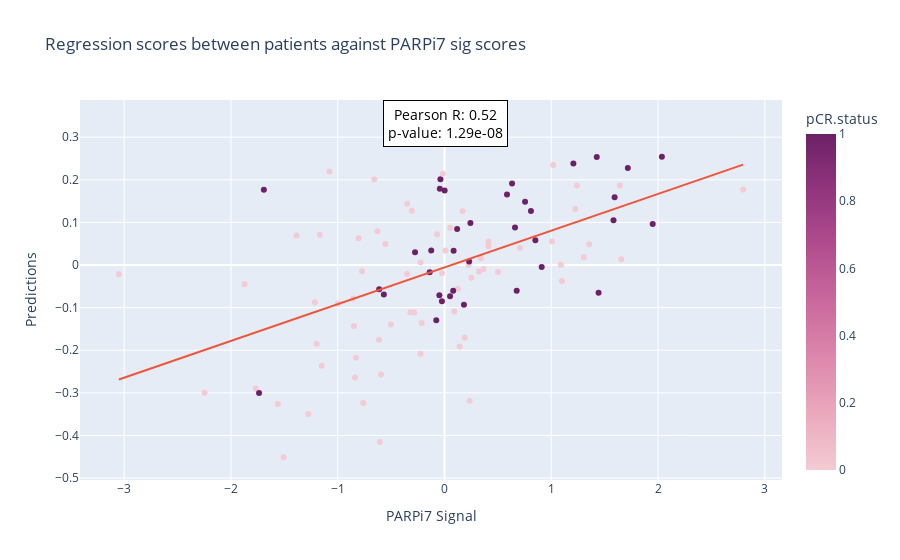

This figure's notebook cell:
### Code cell
# Scale the data
scaler = StandardScaler()
scaled_data = scaler.fit_transform(validation_subset)

# Step 5: Make predictions using the trained model
predictions = model.predict(scaled_data)
print(predictions)

# -------------------------
# 3. Load and Preprocess Response Data
# -------------------------
ispy2_response = pd.read_csv(
    '../data/validation/GSE173839_ISPY2_DurvalumabOlaparibArm_biomarkers.csv'
)
# Adjust pCR.status (-1 indicates control arm)
ispy2_response.loc[ispy2_response["pCR.status"] == -1, "pCR.status"] = 0

ispy2_response.sort_values(by='ResearchID', inplace=True)
ispy2_response["ResearchID"] = ispy2_response["ResearchID"].astype(str).str.strip()

# Subset expression data to match the ResearchID order in the response data
ispy2_expr = ispy2_expr[ispy2_response["ResearchID"]]
ispy2_response.set_index('ResearchID', inplace=True)

# -------------------------
# 4. Merge Expression and Response Data
# -------------------------
# Find common indices between the expression and response datasets
common_indices = ispy2_expr_transposed.index.intersection(ispy2_response.index)

# Filter both DataFrames to include only the common indices (maintaining order)
filtered_ispy_probe = ispy2_expr_transposed.loc[common_indices]
filtered_ispy_response = ispy2_response.loc[common_indices]

# Append model predictions to the response DataFrame
filtered_ispy_response['predictions'] = predictions

# -------------------------
# 5. Visualization: Box Plot of Predictions by pCR.status
# -------------------------
px.box(
    filtered_ispy_response,
    y='predictions',
    x='pCR.status',
    points="all",
    title="Distribution of regression scores between patients' complete pathological response"
)

# -------------------------
# 6. Statistical Testing: Welch's t-test & Mann-Whitney U Test
# -------------------------
group_0 = filtered_ispy_response.loc[filtered_ispy_response['pCR.status'] == 0, 'predictions']
group_1 = filtered_ispy_response.loc[filtered_ispy_response['pCR.status'] == 1, 'predictions']

t_stat, p_value_t = ttest_ind(group_0, group_1, equal_var=False)
print(f"Welch's t-test: t = {t_stat:.4f}, p = {p_value_t:.4f}")

u_stat, p_value_u = mannwhitneyu(group_0, group_1, alternative='two-sided')
print(f"Mann-Whitney U test: U = {u_stat:.4f}, p = {p_value_u:.4f}")

# -------------------------
# 7. Visualization: Scatter Plot with Pearson Correlation
# -------------------------
# Data for plotting
x = filtered_ispy_response['PARPi7_sig.']
y = filtered_ispy_response['predictions']

# Calculate Pearson correlation coefficient and p-value
r_value, p_value = pearsonr(x, y)

# Create scatter plot with regression trendline
fig = px.scatter(
    filtered_ispy_response,
    x='PARPi7_sig.',
    y='predictions',
    title="Regression scores between patients against PARPi7 sig scores",
    labels={'PARPi7_sig.': 'PARPi7 Signal', 'predictions': 'Predictions'},
    color='pCR.status',
    trendline="ols",  # Add regression line
    color_continuous_scale='magenta'  # Use a more subtle color palette
)

# Add annotation for Pearson R and p-value
fig.add_annotation(
    x=np.mean(x),
    y=np.max(y),
    text=f"Pearson R: {r_value:.2f}<br>p-value: {p_value:.2e}",
    showarrow=False,
    font=dict(size=14, color="black"),
    align="center",
    bordercolor="black",
    borderwidth=1,
    borderpad=4,
    bgcolor="white",
    opacity=1.0
)

# Display the scatter plot
fig.show()

### Figure 1 — Plotly figure (JSON) as saved in the notebook; plotly's stock layout.template omitted (floating-point values rounded to 4 significant figures)
{"data": [{"hovertemplate": "PARPi7 Signal=%{x}<br>Predictions=%{y}<br>pCR.status=%{marker.color}<extra></extra>", "legendgroup": "", "marker": {"color": [1, 1, 1, 1, 0, 0, 0, 0, 0, 0, 0, 1, 1, 0, 1, 0, 1, 0, 0, 0, 0, 1, 1, 0, 0, 0, 1, 0, 0, 0, 1, 1, 0, 0, 0, 1, 0, 0, 0, 0, 0, 1, 0, 1, 0, 0, 0, 0, 0, 0, 0, 1, 1, 1, 1, 0, 0, 0, 0, 1, 0, 1, 1, 0, 0, 0, 0, 0, 0, 0, 0, 0, 1, 1, 0, 0, 1, 1, 0, 0, 1, 0, 1, 1, 0, 1, 0, 0, 1, 0, 1, 0, 0, 0, 0, 0, 0, 1, 1, 0, 0, 0, 0, 1, 0], "coloraxis": "coloraxis", "symbol": "circle"}, "mode": "markers", "name": "", "orientation": "v", "showlegend": false, "type": "scatter", "x": [-0.04779, 0.05193, 0.6325, 0.6603, 1.304, -0.9966, -1.15, -1.214, -0.5019, 0.4102, -0.8292, 0.1821, -0.04396, -1.768, 0.676, 0.3649, 2.036, 0.5027, 0.1426, 0.1892, -1.873, 0.9103, -0.6118, -0.8554, -0.6135, -0.7719, -0.07707, 1.355, -0.3498, 0.3409, 1.426, -0.276, -1.168, -0.8045, -0.6579, 1.593, -1.197, 0.4128, 0.05338, -0.2236, -0.2235, -0.03821, -0.3499, 1.443, 1.1, -0.5947, 0.3237, -0.7607, 0.4229, -0.0559, 0.008775, 0.1182, 0.001319, 0.7546, 1.207, -0.6273, 0.09212, -0.02374, -0.2131, -0.02422, 0.1233, 0.5853, 0.08126, -2.247, -0.554, 0.2267, -0.069, -1.507, 1.642, -1.386, 0.2519, 1.09, -0.5682, -1.692, -0.6061, 1.019, 0.2427, 1.95, -0.01586, -0.8384, -1.737, -1.078, 0.2307, 1.717, -0.3192, 0.8096, 0.7065, -0.2847, 1.583, 1.226, 0.8508, 1.656, -1.561, 0.2353, 1.006, -0.8478, 2.797, -0.1244, -0.1388, -1.275, -0.3066, 1.241, 0.1692, 0.08533, -3.05], "xaxis": "x", "y": [-0.07066, -0.07354, 0.1914, 0.0879, 0.01843, -0.09051, -0.2363, -0.08736, -0.1395, 0.04383, -0.2178, -0.09307, 0.1793, -0.2895, -0.06016, -0.009209, 0.2542, -0.01611, -0.191, -0.1706, -0.04487, -0.004383, -0.05697, -0.07925, -0.1754, -0.01459, -0.1294, 0.04878, 0.1437, 0.01582, 0.2534, 0.03011, 0.0709, 0.06257, 0.2013, 0.159, -0.1849, 0.05487, 0.08735, 0.005939, -0.2081, 0.2013, -0.02111, -0.06493, -0.03746, -0.2572, -0.01523, -0.3237, 0.3322, 0.3242, 0.03394, 0.08478, 0.175, 0.1483, 0.2384, 0.07956, -0.1093, -0.01901, -0.1358, -0.08473, -0.05596, 0.1656, -0.06045, -0.3, 0.04932, 0.0001502, 0.07238, -0.4511, 0.1868, 0.06907, -0.02959, 0.0008524, -0.06897, 0.1767, -0.4153, 0.235, 0.09842, 0.0963, 0.2144, -0.2639, -0.3004, 0.2195, 0.008559, 0.2278, -0.1107, 0.1267, 0.03982, -0.1114, 0.1052, 0.1314, 0.05819, 0.01344, -0.3263, -0.3185, 0.05535, -0.1429, 0.1774, 0.03412, -0.01667, -0.3496, 0.1272, 0.1868, 0.1263, 0.03371, -0.02144], "yaxis": "y"}, {"hovertemplate": "<b>OLS trendline</b><br>predictions = 0.0862199 * PARPi7_sig. + -0.00558282<br>R<sup>2</sup>=0.270554<br><br>PARPi7 Signal=%{x}<br>Predictions=%{y} <b>(trend)</b><extra></extra>", "legendgroup": "", "marker": {"symbol": "circle"}, "mode": "lines", "name": "", "showlegend": false, "type": "scatter", "x": [-3.05, -2.247, -1.873, -1.768, -1.737, -1.692, -1.561, -1.507, -1.386, -1.275, -1.214, -1.197, -1.168, -1.15, -1.078, -0.9966, -0.8554, -0.8478, -0.8384, -0.8292, -0.8045, -0.7719, -0.7607, -0.6579, -0.6273, -0.6135, -0.6118, -0.6061, -0.5947, -0.5682, -0.554, -0.5019, -0.3499, -0.3498, -0.3192, -0.3066, -0.2847, -0.276, -0.2236, -0.2235, -0.2131, -0.1388, -0.1244, -0.07707, -0.069, -0.0559, -0.04779, -0.04396, -0.03821, -0.02422, -0.02374, -0.01586, 0.001319, 0.008775, 0.05193, 0.05338, 0.08126, 0.08533, 0.09212, 0.1182, 0.1233, 0.1426, 0.1692, 0.1821, 0.1892, 0.2267, 0.2307, 0.2353, 0.2427, 0.2519, 0.3237, 0.3409, 0.3649, 0.4102, 0.4128, 0.4229, 0.5027, 0.5853, 0.6325, 0.6603, 0.676, 0.7065, 0.7546, 0.8096, 0.8508, 0.9103, 1.006, 1.019, 1.09, 1.1, 1.207, 1.226, 1.241, 1.304, 1.355, 1.426, 1.443, 1.583, 1.593, 1.642, 1.656, 1.717, 1.95, 2.036, 2.797], "xaxis": "x", "y": [-0.2686, -0.1993, -0.1671, -0.158, -0.1553, -0.1515, -0.1402, -0.1355, -0.1251, -0.1155, -0.1103, -0.1088, -0.1063, -0.1047, -0.09853, -0.09151, -0.07934, -0.07868, -0.07787, -0.07708, -0.07495, -0.07214, -0.07117, -0.06231, -0.05967, -0.05848, -0.05833, -0.05784, -0.05686, -0.05457, -0.05335, -0.04886, -0.03575, -0.03574, -0.0331, -0.03202, -0.03013, -0.02938, -0.02486, -0.02485, -0.02396, -0.01755, -0.01631, -0.01223, -0.01153, -0.0104, -0.009703, -0.009373, -0.008877, -0.007671, -0.00763, -0.00695, -0.005469, -0.004826, -0.001105, -0.0009804, 0.001423, 0.001774, 0.00236, 0.004608, 0.005048, 0.006712, 0.009006, 0.01012, 0.01073, 0.01396, 0.01431, 0.0147, 0.01534, 0.01614, 0.02233, 0.02381, 0.02588, 0.02978, 0.03001, 0.03088, 0.03776, 0.04488, 0.04895, 0.05135, 0.0527, 0.05533, 0.05948, 0.06422, 0.06777, 0.0729, 0.08115, 0.08228, 0.0884, 0.08926, 0.09848, 0.1001, 0.1014, 0.1068, 0.1112, 0.1174, 0.1188, 0.1309, 0.1318, 0.136, 0.1372, 0.1425, 0.1625, 0.17, 0.2356], "yaxis": "y"}], "layout": {"annotations": [{"align": "center", "bgcolor": "white", "bordercolor": "black", "borderpad": 4, "borderwidth": 1, "font": {"color": "black", "size": 14}, "opacity": 1, "showarrow": false, "text": "Pearson R: 0.52<br>p-value: 1.29e-08", "x": 0.01041, "y": 0.3322}], "coloraxis": {"colorbar": {"title": {"text": "pCR.status"}}, "colorscale": [[0, "rgb(243, 203, 211)"], [0.1667, "rgb(234, 169, 189)"], [0.3333, "rgb(221, 136, 172)"], [0.5, "rgb(202, 105, 157)"], [0.6667, "rgb(177, 77, 142)"], [0.8333, "rgb(145, 53, 125)"], [1, "rgb(108, 33, 103)"]]}, "legend": {"tracegroupgap": 0}, "title": {"text": "Regression scores between patients against PARPi7 sig scores"}, "xaxis": {"anchor": "y", "domain": [0, 1], "title": {"text": "PARPi7 Signal"}}, "yaxis": {"anchor": "x", "domain": [0, 1], "title": {"text": "Predictions"}}}}
